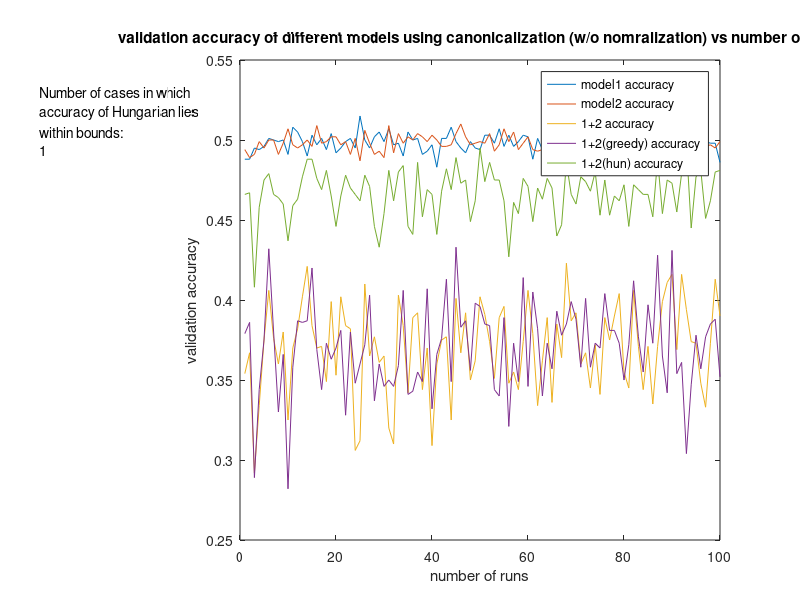
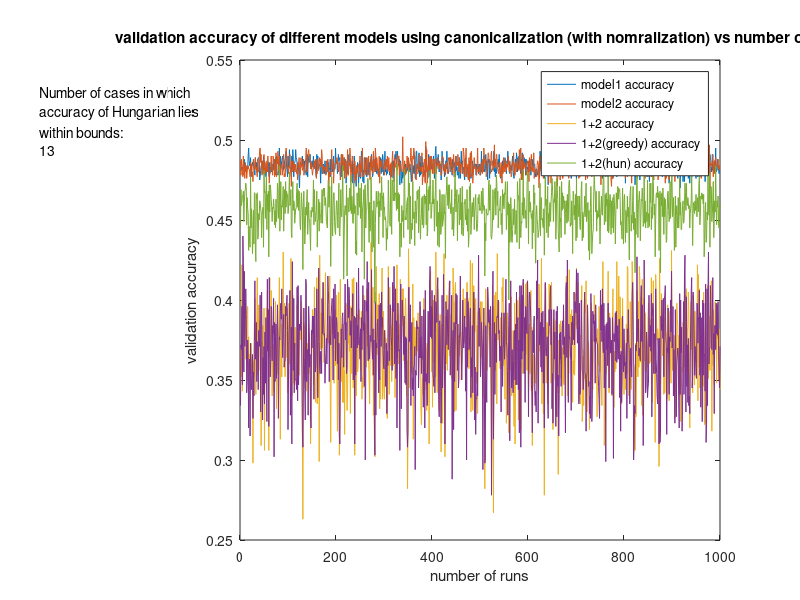
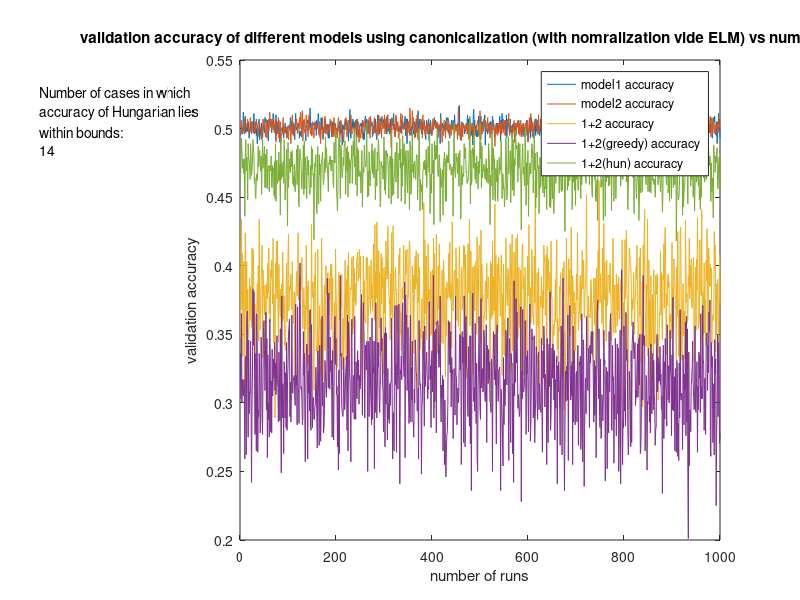

Source code (MATLAB) for these figures, in order:
clear all; close all; clc;
load('arrdata.mat');
count = 0;
for i = 1: size(accuracy,1)
    maxacc = max(accuracy(i,1), accuracy(i,2));
    minacc = min(accuracy(i,1), accuracy(i,2));
    if accuracy(i,5)>=minacc && accuracy(i,5)<=maxacc
        count = count+1;
    end
end

figure(1),
ax1 = axes('Position',[0 0 1 1],'Visible','off');
ax2 = axes('Position',[.3 .1 .6 .8]);

plot(ax2, accuracy); title('validation accuracy of different models using canonicalization (w/o nomralization) vs number of runs');
legend('model1 accuracy', 'model2 accuracy', '1+2 accuracy', '1+2(greedy) accuracy', '1+2(hun) accuracy');
xlabel('number of runs'), ylabel('validation accuracy');
descr={'Number of cases in which ';
    'accuracy of Hungarian lies';
    'within bounds: '; num2str(count)};
axes(ax1), text(0.05, 0.8, descr);

%%
load('arrdata_new_canning.mat');
count = 0;
for i = 1: size(accuracy,1)
    maxacc = max(accuracy(i,1), accuracy(i,2));
    minacc = min(accuracy(i,1), accuracy(i,2));
    if accuracy(i,5)>=minacc && accuracy(i,5)<=maxacc
        count = count+1;
    end
end

figure(2),
ax1 = axes('Position',[0 0 1 1],'Visible','off');
ax2 = axes('Position',[.3 .1 .6 .8]);

plot(ax2, accuracy); title('validation accuracy of different models using canonicalization (with nomralization) vs number of runs');
legend('model1 accuracy', 'model2 accuracy', '1+2 accuracy', '1+2(greedy) accuracy', '1+2(hun) accuracy');
xlabel('number of runs'), ylabel('validation accuracy');
descr={'Number of cases in which ';
    'accuracy of Hungarian lies';
    'within bounds: '; num2str(count)};
axes(ax1), text(0.05, 0.8, descr);

%%
load('arrdata_new_canning_erik.mat');
count = 0;
for i = 1: size(accuracy,1)
    maxacc = max(accuracy(i,1), accuracy(i,2));
    minacc = min(accuracy(i,1), accuracy(i,2));
    if accuracy(i,5)>=minacc && accuracy(i,5)<=maxacc
        count = count+1;
    end
end

figure(3),
ax1 = axes('Position',[0 0 1 1],'Visible','off');
ax2 = axes('Position',[.3 .1 .6 .8]);

plot(ax2, accuracy); title('validation accuracy of different models using canonicalization (with nomralization vide ELM) vs number of runs');
legend('model1 accuracy', 'model2 accuracy', '1+2 accuracy', '1+2(greedy) accuracy', '1+2(hun) accuracy');
xlabel('number of runs'), ylabel('validation accuracy');
descr={'Number of cases in which ';
    'accuracy of Hungarian lies';
    'within bounds: '; num2str(count)};
axes(ax1), text(0.05, 0.8, descr);
